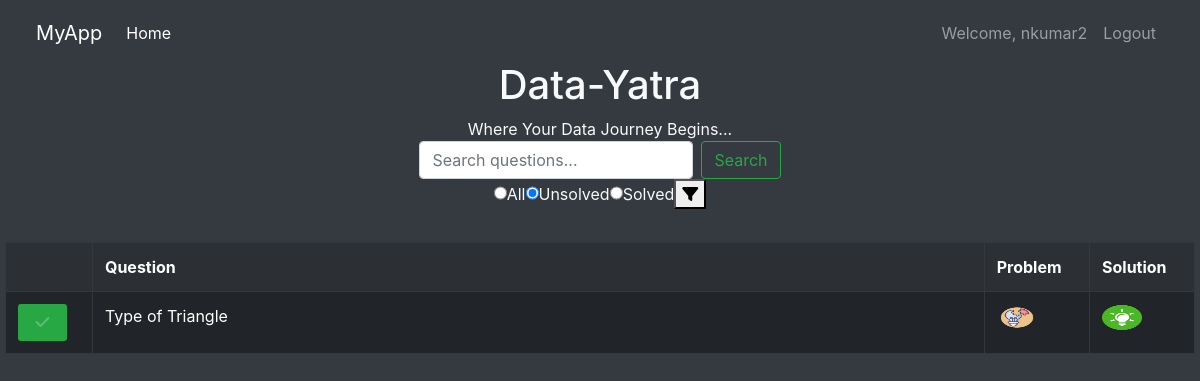
The app's page / (signed in), older data.
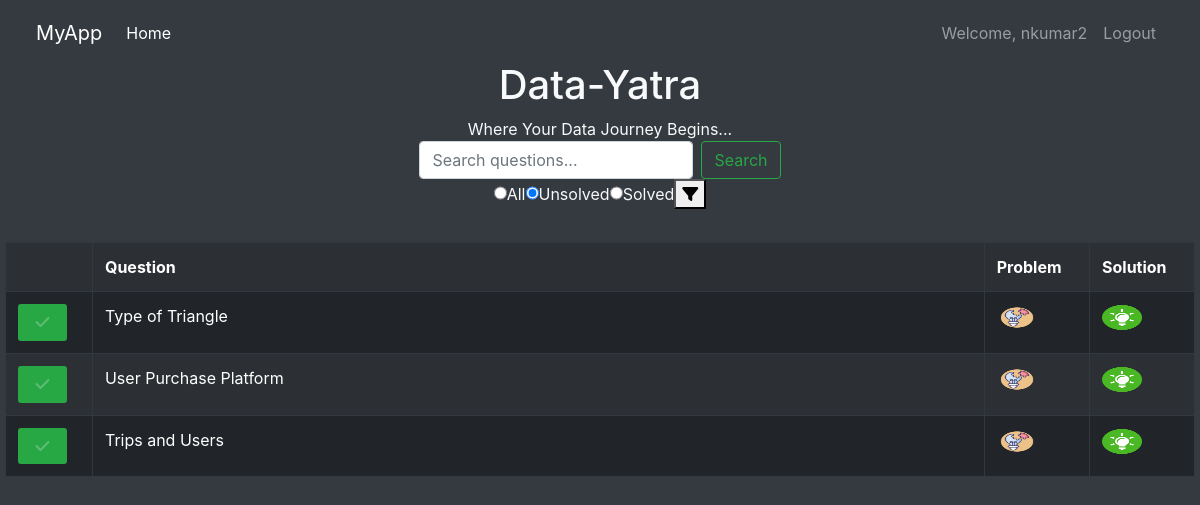
The same page, newer data.
### questionbank/models.py (models this page shows)
class Question(models.Model):
    DIFFICULTY_CHOICES = [
        ('Easy', 'Easy'),
        ('Medium', 'Medium'),
        ('Hard', 'Hard')
    ]
    title = models.CharField(max_length=300, unique=True)
    difficulty = models.CharField(max_length=10, choices=DIFFICULTY_CHOICES)
    category = models.CharField(max_length=100)
    doc_link = models.CharField(max_length=1000)
    sol_link = models.CharField(max_length=1000)
    created_at = models.DateTimeField(auto_now_add=True)
    def __str__(self):
        return self.title

### questionbank/views.py (the view, shortened to what this page needs)
# urls.py: path('', views.index, name = "index"),
def index(request):
    if not request.user.is_authenticated:
        return redirect('login')
    uid = request.user.id
    print("USER:",uid)
    filter_type = request.GET.get('filter', 'unsolved') #default unsolved
    search_query = request.GET.get('search', '').strip()  # Default to empty string
    toggle = request.GET.get('toggle', '').strip()
    print(toggle)
    if filter_type == 'unsolved':
        questions = Question.objects.exclude(
            usersolvedquestion__user = uid
        )
    elif filter_type == 'solved':
        questions = Question.objects.filter(
            usersolvedquestion__user = uid
        )
    else:
        questions = Question.objects.all()
    if search_query:
        questions = questions.filter(title__icontains=search_query)
    solved_questions = Question.objects.filter(
            usersolvedquestion__user = uid
        )
    print("QUESTIONS:", questions)
    print("SOLVED QUES:", solved_questions)
    context = {
               'questions':questions,
               'solved_questions':solved_questions,
               'filter_type':filter_type,
               'search_query': search_query
               }
    return render(request, 'questionbank/index.html', context)

### questionbank/templates/questionbank/index.html (shortened to what this page needs)
{% extends "main.html" %}
{% load static %}
{% block content %}
<link rel="stylesheet" type="text/css" href="{% static 'questionbank/style.css' %}">
<link rel="stylesheet" href="https://cdn.jsdelivr.net/npm/bootstrap@4.0.0/dist/css/bootstrap.min.css">
<link rel="stylesheet" href="https://cdnjs.cloudflare.com/ajax/libs/font-awesome/6.7.2/css/all.min.css" />
<body class="bg-dark text-light">
<div class="container">
<div style="text-align: center;">
    <h1 >Data-Yatra</h1>
    <span>Where Your Data Journey Begins...</span>
</div >
<div class="top-form d-flex justify-content-center align-items-center">
    <form method="get" action="" class="form-inline">
        <input type="text" class="form-control mr-sm-2" id="search-box" name="search" placeholder="Search questions..." value="{{ search_query }}">
        <button class="btn btn-outline-success my-2 my-sm-0" type="submit">Search</button>
    </form>
</div>
<div class="top-form d-flex justify-content-center align-items-center">
    <form method="get" action = "" class="form-inline">
        <label>
            <input class="form-check" type="radio" name = "filter" value="all" {% if filter_type == 'all' %}checked{% endif %}>
            All
        </label>
        <label>
            <input class="form-check" type="radio" name = "filter" value="unsolved" {% if filter_type == 'unsolved' %}checked{% endif %}>
            Unsolved
        </label>
        <label>
            <input class="form-check" type="radio" name = "filter" value="solved" {% if filter_type == 'solved' %}checked{% endif %}>
            Solved
        </label>
        <button type = "submit"><i class="fa-solid fa-filter"></i></button>
    </form>
</div>
</div>
<hr>
<table class="table table-dark table-striped table-bordered table-hover">
    <tr>
        <th class="w-5"></th>
        <th class="w-75">Question</th>
        <th class="w-10">Problem</th>
        <th class="w-10">Solution</th>
    </tr>
{% for question in questions %}
    <tr class="question-row">
    <form method="get" action="" class="form-inline">
        {% if question in solved_questions %}
            <td class="w-5"> <button class="mark-as-undone"><i class="fa-solid fa-check"></i></i></button></td>
        {% else %}
            <td class="w-5"> <button class="mark-as-done"><i class="fa-solid fa-check"></i></i></button></td>
        {% endif %}
    </form>
      <td class="w-75">  {{question.title}}</td>
      <td class="w-10">  <a href = "https://{{question.doc_link}}" target="_blank">
        <img src="{% static "questionbank/images/problem_logo.png" %}" alt="hr" class="link-img">
      </a> </td>
        <td class="w-10"><a href = "https://{{question.sol_link}}" target="_blank">
            <img src="{% static "questionbank/images/solution_logo.png" %}" alt="hr" class="link-img">
        </a></td>
    </tr>
{% endfor %}
</table>
</body>
{% endblock content %}

Row changes from the older to the newer data that the page shows:
added Question: title "User Purchase Platform"
added Question: title "Trips and Users"
